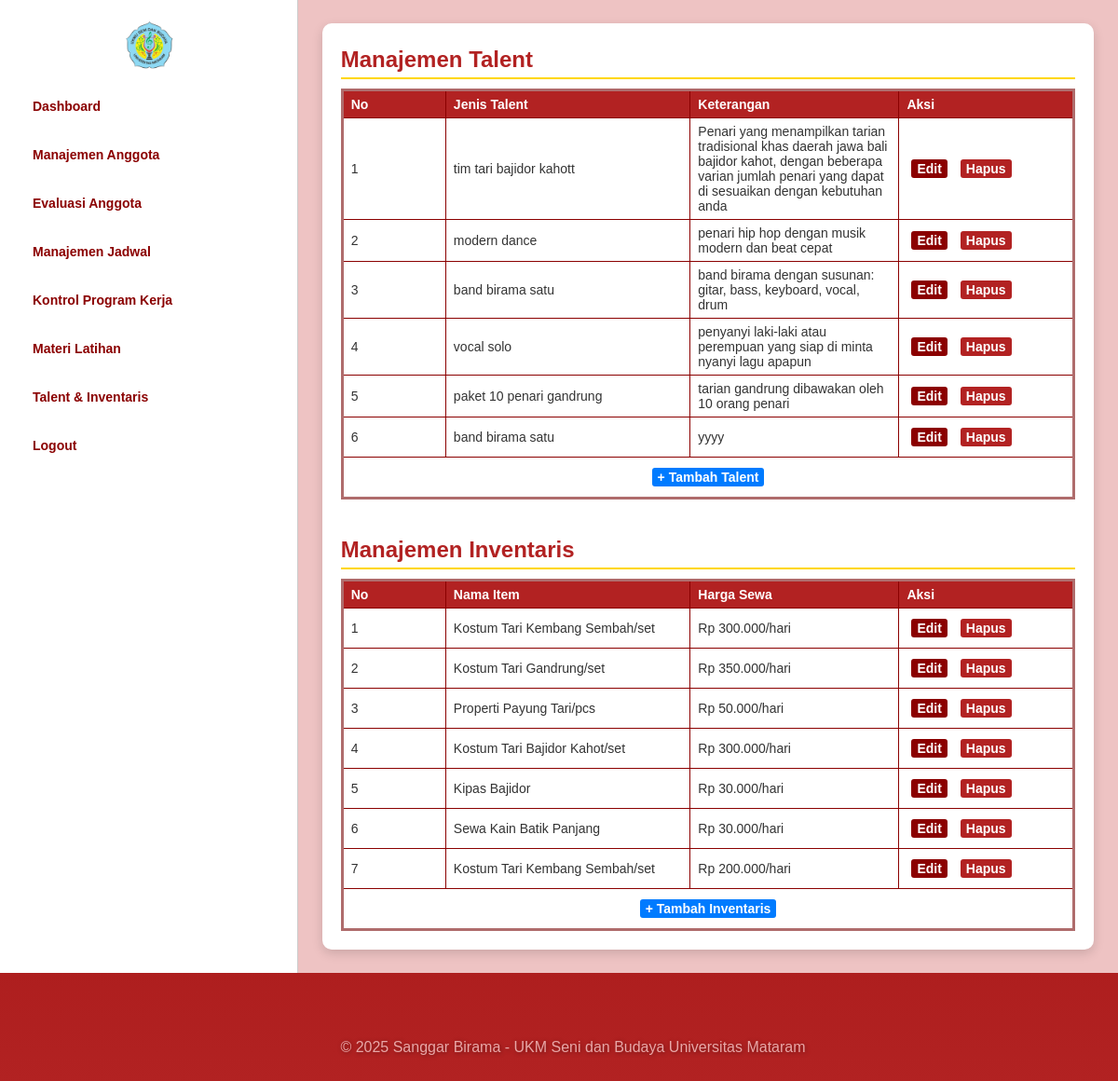
The app's page /app/controllers/pengurus/manajemen_talent&inventaris.php (signed in) with its own data.
### tables this page shows
CREATE TABLE `talent` (
  `id_talent` int(11) NOT NULL,
  `jenis_talent` text NOT NULL,
  `keterangan` text NOT NULL
);

CREATE TABLE `inventaris` (
  `id_item` int(11) NOT NULL,
  `nama_item` varchar(100) NOT NULL,
  `harga_sewa` int(11) NOT NULL
);

### app/controllers/pengurus/manajemen_talent&inventaris.php (called while the page is built, shortened)
<?php
require_once __DIR__ . '/../../config/config.php';
$talent = $mysqli->query("SELECT * FROM talent");
$inventaris = $mysqli->query("SELECT * FROM inventaris");
include __DIR__ . '/../../views/pengurus/manajemen_talent&inventaris.php';

### app/views/pengurus/manajemen_talent&inventaris.php (the view, shortened to what this page needs)
<!DOCTYPE html>
<html lang="id">
<head>
  <link rel="stylesheet" href="/SI-BIRAMA/public/css/style.css">
</head>
<body>
  <div class="layout-wrapper">
    <div class="main-content">
      <div class="content">
        <h2>Manajemen Talent</h2>
        <table class="custom-table">
          <tr>
            <th>No</th>
            <th>Jenis Talent</th>
            <th>Keterangan</th>
            <th>Aksi</th>
          </tr>
          <?php $no=1; while($row = $talent->fetch_assoc()): ?>
          <tr>
            <td><?= $no++ ?></td>
            <td><?= htmlspecialchars($row['jenis_talent']) ?></td>
            <td><?= htmlspecialchars($row['keterangan']) ?></td>
            <td>
              <a href="edit_talent.php?id=<?= $row['id_talent'] ?>" class="link-button">Edit</a>
              <a href="hapus_talent.php?id=<?= $row['id_talent'] ?>" class="link-button text-danger" onclick="return confirm('Hapus talent ini?')">Hapus</a>
            </td>
          </tr>
          <?php endwhile; ?>
          <tr>
            <td colspan="4" style="text-align:center;">
              <a href="tambah_talent.php" class="button" style="background:#007bff;">+ Tambah Talent</a>
            </td>
          </tr>
        </table>
        <h2 style="margin-top:40px;">Manajemen Inventaris</h2>
        <table class="custom-table">
          <tr>
            <th>No</th>
            <th>Nama Item</th>
            <th>Harga Sewa</th>
            <th>Aksi</th>
          </tr>
          <?php $no=1; while($row = $inventaris->fetch_assoc()): ?>
          <tr>
            <td><?= $no++ ?></td>
            <td><?= htmlspecialchars($row['nama_item']) ?></td>
            <td>Rp <?= number_format($row['harga_sewa'],0,',','.') ?>/hari</td>
            <td>
              <a href="edit_inventaris.php?id=<?= $row['id_item'] ?>" class="link-button">Edit</a>
              <a href="hapus_inventaris.php?id=<?= $row['id_item'] ?>" class="link-button text-danger" onclick="return confirm('Hapus inventaris ini?')">Hapus</a>
            </td>
          </tr>
          <?php endwhile; ?>
          <tr>
            <td colspan="4" style="text-align:center;">
              <a href="tambah_inventaris.php" class="button" style="background:#007bff;">+ Tambah Inventaris</a>
            </td>
          </tr>
        </table>
      </div>
    </div>
  </div>
  <?php include __DIR__ . '/../footer.php'; ?>
</body>
</html>

### records on screen
talent: jenis_talent "tim tari bajidor kahott", keterangan "Penari yang menampilkan tarian tradisional khas daerah jawa bali bajidor kahot, dengan beberapa varian jumlah penari yang dapat di sesuaikan dengan kebutuhan anda"
talent: jenis_talent "modern dance", keterangan "penari hip hop dengan musik modern dan beat cepat"
talent: jenis_talent "band birama satu", keterangan "band birama dengan susunan: gitar, bass, keyboard, vocal, drum"
talent: jenis_talent "vocal solo", keterangan "penyanyi laki-laki atau perempuan yang siap di minta nyanyi lagu apapun"
talent: jenis_talent "paket 10 penari gandrung", keterangan "tarian gandrung dibawakan oleh 10 orang penari"
talent: jenis_talent "band birama satu", keterangan "yyyy"
inventaris: nama_item "Kostum Tari Kembang Sembah/set", harga_sewa "300.000"
inventaris: nama_item "Kostum Tari Gandrung/set", harga_sewa "350.000"
inventaris: nama_item "Properti Payung Tari/pcs", harga_sewa "50.000"
inventaris: nama_item "Kostum Tari Bajidor Kahot/set", harga_sewa "300.000"
inventaris: nama_item "Kipas Bajidor", harga_sewa "30.000"
inventaris: nama_item "Sewa Kain Batik Panjang", harga_sewa "30.000"
inventaris: nama_item "Kostum Tari Kembang Sembah/set", harga_sewa "200.000"
